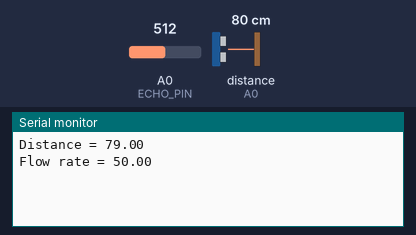
The sketch below on a simulated Arduino Uno, built with avr-gcc and run on an emulated ATmega328P. On the bench: the last lines printed to the serial monitor. Wiring (inferred from the names in the program): ultrasonic range finder: trigger pin 12; echo A0. The inputs (shaded band) are chosen by the test bench; at power-on: distance to the obstacle (sensor on A0) 80 cm, A0 (ECHO_PIN) = 512. The echo pulse lasts 58.3 µs per cm.

Above: at 1.2 s.
1.3 s: distance to the obstacle (sensor on A0) set to 2 cm
At 2.6 s:
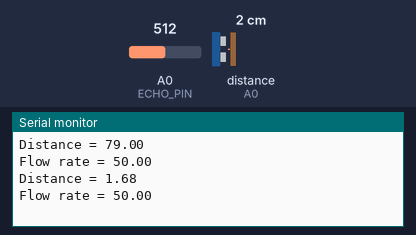
2.8 s: A0 (ECHO_PIN) set to 716
At 4.2 s:
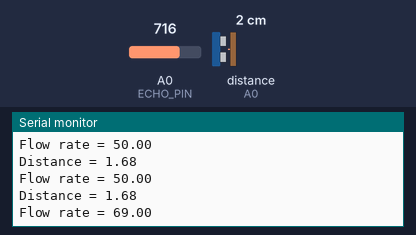
4.3 s: distance to the obstacle (sensor on A0) set to 120 cm
At 7.3 s:
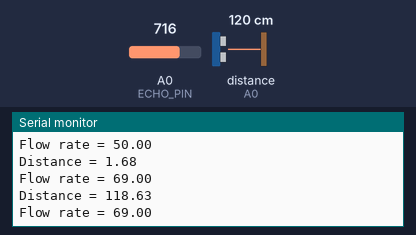
10.4 s: A0 (ECHO_PIN) set to 900
At 11.6 s:
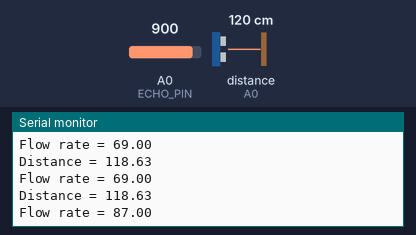
Timing chart, 0 to 12.9 s (numbered marks = the images above; inputs shaded):
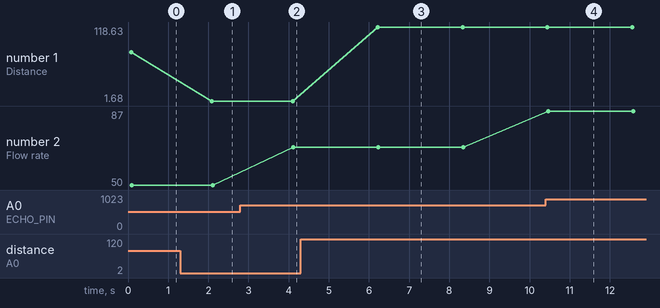

The sketch:

calibration.ino
```cpp
#define TRIG_PIN 12
#define ECHO_PIN 14
#define ANALOG_PIN A0


const double SOUND_VELOCITY = 0.034;
const int SLEEP_TIME = 1000 * 2; // 12 seconds

void setup() {
  Serial.begin(9600);
  pinMode(TRIG_PIN, OUTPUT);
  pinMode(ECHO_PIN, INPUT);
}

void loop() {
  // first read sensor data
  float distance = 0.0;
  for (int i = 0; i < 15; i++){
    distance += getUltrasonicDistance();
    delayMicroseconds(50);
  }
  Serial.print("Distance = ");
  Serial.println(distance/15);

  float flowRate = getFlowRate();
  Serial.print("Flow rate = ");
  Serial.println(flowRate);

  delay(SLEEP_TIME);
}

float getUltrasonicDistance(){
  digitalWrite(TRIG_PIN, LOW);
  delayMicroseconds(2);
  // Send pulse
  digitalWrite(TRIG_PIN, HIGH);
  delayMicroseconds(10);
  digitalWrite(TRIG_PIN, LOW);

  // GET ECHO
  int duration = pulseIn(ECHO_PIN, HIGH);

  // Get distance
  float distanceCm = duration * SOUND_VELOCITY/2;

  return distanceCm;
}

float getFlowRate(){
  int val = analogRead(ANALOG_PIN);
  val = map(val, 0, 1023, 0, 100);
  return (float)val;
}
```

Measured:
- after the input at 1.3 s, the serial monitor: prints a new line after 0.79 s (image 1)
- after the input at 2.8 s, the serial monitor: prints a new line after 1.3 s (image 2)
- after the input at 4.3 s, the serial monitor: prints a new line after 1.9 s (image 3)
- after the input at 10.4 s, the serial monitor: prints a new line after 0.06 s (image 4)
- plotted number 1: 79 → 1.68 after the input at 1.3 s, 1.68 → 118.63 after the input at 4.3 s
- plotted number 2: 50 → 69 after the input at 2.8 s, 69 → 87 after the input at 10.4 s
